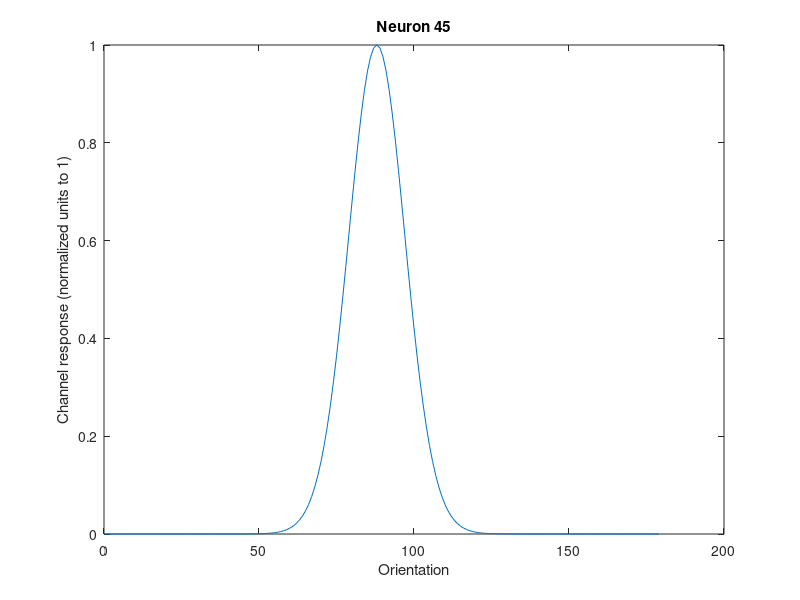
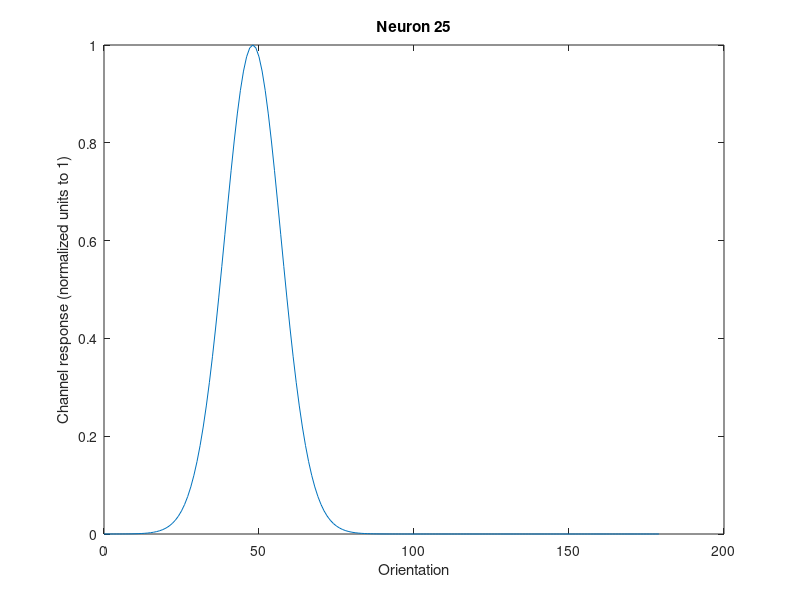
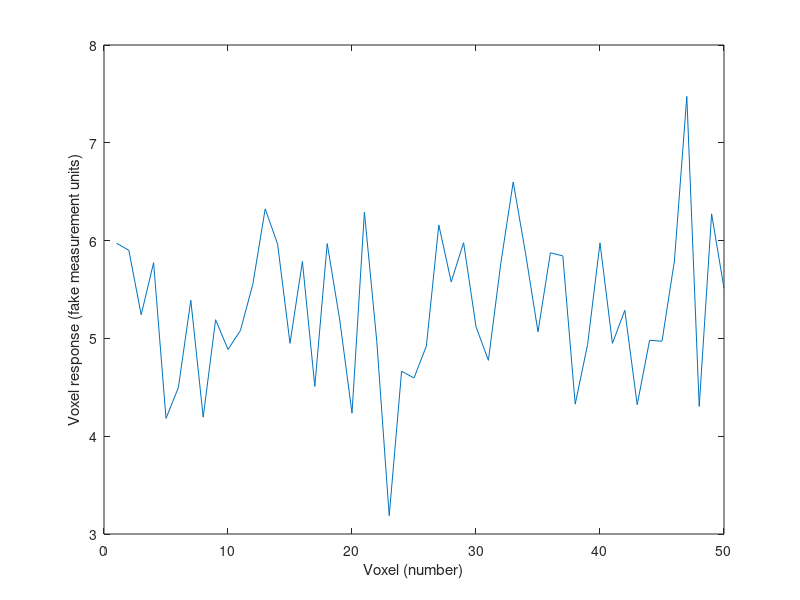
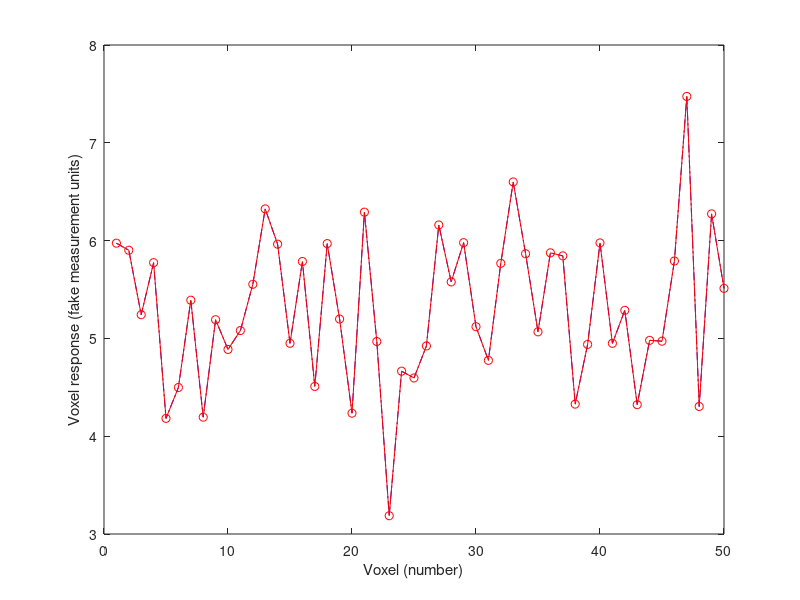

MATLAB code to generate these figures, in order:
% Channel Response Matrix (n stimuli (row) x k channels (col)) * 
% Weight Matrix (k Channels x v Voxels)  
% BOLD response (n stimuli x v Voxels)

% n stimuli length = 8; k channels length = 6; v voxels = 40
%B = C * W;



nStim = 8; kChan = 6; vVox = 40;

C = [];

for i = 1:nStim
    C = [C;randperm(8,kChan)];
end

W = [randperm(50,40);randperm(50,40);randperm(50,40);randperm(50,40);randperm(50,40);randperm(50,40)];

% TRY CHECKING IF YOU NEED TO ROUND...
B = C * W;


W_est =  C\B;
W == W_est
W_est = round(W_est);
W == W_est %? Yes its equal

W_est_2 =  pinv(C) * B; W_est_2 = round(W_est_2);
W == W_est_2; %? Yes it is equal

W_est_3 =  inv(C.'*C)*C.' * B; W_est_3 = round(W_est_3);
W == W_est_3; %? Yes it is equal


% % % % % % % % % % % % % % % % Introduction % % % % % % % % % % % % % % %
% Encoding models can be a powerful way to analyze data because they can
% reduce a high-dimensional stimulus space to a lower dimensional 
% representation based on knowledge of how neural system encode stimuli 
% and thus have more power to extract relevant information from cortical 
% measurements. A channel encoding model, first introduced by 
% Brouwer & Heeger, 2009 for the representation of color has been widely
% used to understand cortical representations of continuous stimulus 
% variables like orientation, direction of motion and space. This tutorial
% will teach you how to simulate data for oriented stimuli that conform 
% to the assumptions of the model, fit and invert the model.
% 
% The basic idea is that each measurement unit (typically a voxel) 
% is modeled to be the linear sum of underlying populations of neurons 
% tuned for different orientations. So, for example if you present some
% orientation and get responses higher (red) or lower (blue) than the mean 
% response, you would assume that higher responses are due to a stronger 
% weighting of neural populations tuned for that orientation, and weaker 
% responses due to stronger weighting of neural populations tuned for 
% other orientations.
% 
% In matrix algebra, what one does is make a channel response matrix
% which contains the channel responses for each of the stimuli in an
% experiment (one row per trial). This gets multiplied by an (unknown) 
% weight matrix that best fits the measured BOLD responses (one row for
% each stimulus). Note that typically you need to get a single amplitude
% for each voxel per trial. This can be done simply by taking a single 
% time point at the peak of response, averaging over some time window or 
% fitting a hemodynamic response function and computing the magnitude of 
% that. For this tutorial, we will assume that you have a single scalar 
% response for each voxel for each trial already computed. 

% In the forward encoding, one solves for the weight matrix typically by
% doing a least-squares regression. In inverse encoding, one uses this 
% estimated weight matrix to invert the equation and solve for the channel 
% responses.

%% Make simulated data
% First let's simulate some data. Later you will see this done on real data,
% but it's *always* a good idea to run your analyses on simulations where
% you know the ground truth to test how your model behaves. So, let's start
% with some basic assumptions about how the model works. The model assumes 
% that each voxel (or EEG electrode or whatever measurement you are making)
% is a linear sum of individual channels that are tuned for some stimulus 
% feature. We will do this here with orientation as the feature, but this 
% can and has been done with other features (direction of motion, space or 
% really anything in which you can define a tuning function that is 
% reasonable given what you know about the neural representation).

% Start, by making a matrix called neuralResponse in which you have 90 
% neurons (one per row of the matrix) and in each column it's ideal 
% response to one of 180 orientations. Let's assume that the neurons 
% are tuned according to a Von Mises function which is often used as 
% a circular equivalent to a Gaussian. Each neuron will be tuned to a
% different orientation. Why 90 neurons? Just so that we can keep the 
% matrix dimensions clear. Half the battle with linear algebra is getting 
% your matrix dimensions right after all.

% some variables

iNeuron = 1;
orientations = 0:179;
% Notice that there is a parameter called k which is the concentration
% parameter. The larger the number, the narrower the function. 
% A value of around 10 should give something reasonable. Also, 
% don't worry about the denominator part with the Bessel function - 
% that's just a way to normalize the function to have area 1 for a 
% probability distribution, we can just ignore that and normalize to a 
% max height of 1 instead
k = 10;
% loop over each neuron tuning function
for orientPreference = 0:2:179  
  % compute the neural response as a Von Mises function
  % Note the 2 here which makes it so that our 0 - 180 orientation
  % space gets mapped to all 360 degrees
  neuralResponse(iNeuron,:) = exp(k*cos(2*pi*(orientations-orientPreference)/180));
  % normalize to a height of 1
  neuralResponse(iNeuron,:) = neuralResponse(iNeuron,:) / max(neuralResponse(iNeuron,:));
  % update counter
  iNeuron = iNeuron + 1;
end
 
% plot the response of neuron 45
figure;
plot(orientations,neuralResponse(45,:));
xlabel('Orientation');
ylabel('Channel response (normalized units to 1)');
title('Neuron 45')

% plot the response of neuron 25
figure;
plot(orientations,neuralResponse(25,:));
xlabel('Orientation');
ylabel('Channel response (normalized units to 1)');
title('Neuron 25')

% Ok. Now we want to simulate v voxels (say 50) response as random 
% combinations of the neural tuning functions. The basic idea is that 
% each voxel contains some random sub-populations of neurons tuned for 
% different orientations and the total response is just a linear 
% combination of these. So, let's make a random matrix that are the 
% weights of each of these neurons onto each voxel. This should be a 
% matrix called neuronToVoxelWeights that is nNeurons x nVoxels in 
% size where each column contains ranodom weights for each voxel.
  
% make a random weighting of neurons on to each voxel
nNeurons = size(neuralResponse,1);
nVoxels = 50;
neuronToVoxelWeights = rand(nNeurons,nVoxels);

% Now, let's simulate an experiment in which we have nStimuli of 
% different orientations. To keep things simple, we will have 
% nStimuli=8 stimuli that are evenly spaced across orientations 
% starting at 0. And we will have nRepeats (say 20) of each stimuli. 
% In a real experiment, we would randomize the order of the stimuli 
% so as to avoid adaptation and other non-stationary effects, but 
% here we can just have them in a sequential order. We can start by 
% making an array stimuli of length nStimuli x nRepeats with the 
% stimulus values.
 
% make stimulus array
nStimuli = 8;
% evenly space stimuli
stimuli = 0:180/(nStimuli):179;
% number of repeats
nRepeats = 20;
stimuli = repmat(stimuli,1,nRepeats);

% A few simple things here - let's round all the stimulus values 
% to the nearest integer degree (just for ease of calculation) 
% and add one (because Matlab indexes starting with one and not zero)
% and make this into a column array

% round and make a column array
stimuli = round(stimuli(:))+1;

% ok, now we can compute the response to each stimulus. So we should
% make a voxelResponse matrix (dimensions nTrials = nStimuli x nRepeats 
% by nVoxels).

% compute the voxelResponse
nTrials = nStimuli * nRepeats;
for iTrial = 1:nTrials
  % get the neural response to this stimulus, by indexing the correct column of the neuralResponse matrix
  thisNeuralResponse = neuralResponse(:,stimuli(iTrial));
  % multiply this by the neuronToVoxelWeights to get the voxel response on this trial. Note that you need
  % to get the matrix dimensions right, so transpose is needed on thisNeuralResponse
  voxelResponse(iTrial,:) = thisNeuralResponse' * neuronToVoxelWeights;
end
 
% plot the voxelResponse for the 7th trial
figure;
plot(voxelResponse(7,:));
xlabel('Voxel (number)');
ylabel('Voxel response (fake measurement units)');
 
% plot another trial voxel response
figure;
plot(voxelResponse(7,:),'b-.');
hold on
plot(voxelResponse(7+nStimuli,:),'r-o');
xlabel('Voxel (number)');
ylabel('Voxel response (fake measurement units)');

% Ok. Let's fix that by adding random gaussian noise to the voxelResponses
% (BTW - this is a a very simple noise model called IID - independent, 
% identically distributed gaussian noise - in reality, noise is going to 
% have some complex characteristics, for example, there might be more 
% correlation between neighboring voxels than voxels spatially distant - 
% or more correlation between voxels that receive similarly tuning - but 
% for this purpose, let's go with this simple nosie model). Just to keep 
% the scale understandable, let's normalize the voxel responses to have a 
% mean of 1 and then add gaussian noise with a fixed noiseStandardDeviation 
% of, say, 0.05.

% add noise to the voxel responses
noiseStandardDeviation = 0.05;
% normalize response 
voxelResponse = voxelResponse / mean(voxelResponse(:));
% add gaussian noise
voxelResponse = voxelResponse + noiseStandardDeviation*randn(size(voxelResponse));
 
% check the voxelResponses
figure;
stim1 = 7;
stim2 = 3;
subplot(1,3,1);
plot(voxelResponse(stim1,:),'b-.');
hold on
plot(voxelResponse(stim1+nStimuli,:),'r-o');
xlabel('Voxel (number)');
ylabel('Voxel response (fake measurement units)');
 
subplot(1,3,2);
plot(voxelResponse(stim1,:),voxelResponse(stim1+nStimuli,:),'k.');
xlabel('Response to first presentation');
ylabel('Response to second presentation');
axis square
 
subplot(1,3,3);
plot(voxelResponse(stim1,:),voxelResponse(stim2,:),'k.');
xlabel(sprintf('Response to stimulus: %i deg',stimuli(stim1)));
ylabel(sprintf('Response to stimulus: %i',stimuli(stim2)));
axis square

% Okey, dokey. We now have a simulated voxelResponse that we can test 
% our model with. Remember, that everything that we did in the simulation 
% is an assumption: Von Mises tuned neurons, random linear weighting, 
% IID noise and SNR (signal-to-noise ratio as in the magnitude of the 
% orientation tuned response compared to the noise). Each of these may 
% or may not be valid for real data and should ideally be tested (or at 
% least thought about deeply!). The beauty of a simulation is that we 
% can change these assumptions and see how they affect the analysis -
% something that is really, really important to do as you learn about 
% new analysis techniques. If the assumptions are incorrect, the analysis 
% can fall apart in ways that are often unexpected and you may infer 
% incorrect conclusions, so play around with these simulations first to 
% understand what is going on!
 
%%%%%%%%%%%%%%%%%%%%%%%%%%%%%
%% Make encoding model
%%%%%%%%%%%%%%%%%%%%%%%%%%%%%

% Ok, let's build the encoding model. In this case we are going to assume 
% that there are nChannels = 8, that are tuned as exponentiated and 
% rectified sinusoids to different orientations. Note that this is 
% different from the assumptions above of Von Mises tuned neurons. 
% Will get back to that later! Let's build a matrix called channelBasis 
% which is 180 x nChannels that contains the ideal channel responses 
% (also called channel basis functions) to each of 180 orientations. 
% We will use gaussian functions raised to the exponent 7.

% make channel basis functions
nChannels = 8;
exponent = 7;
orientations = 0:179;
prefOrientation = 0:180/nChannels:179;

% loop over each channel
for iChannel = 1:nChannels
  % get sinusoid. Note the 2 here which makes it so that our 0 - 180 orientation
  % space gets mapped to all 360 degrees
  thisChannelBasis =  cos(2*pi*(orientations-prefOrientation(iChannel))/180);
  % rectify
  thisChannelBasis(thisChannelBasis<0) = 0;
  % raise to exponent
  thisChannelBasis = thisChannelBasis.^exponent;
  % keep in matrix
  channelBasis(:,iChannel) = thisChannelBasis;
end
 
% plot channel basis functions
figure;
plot(orientations,channelBasis);
xlabel('Preferred orientation (deg)');
ylabel('Ideal channel response (normalized to 1)');
 
% Great. Now, let's compute responses of these idealized channel 
% basis functions to each one of th nTrials in the array stimuli. 
% We will compute a nTrial x nChannel matrix called channelResponse

% compute the channelResponse for each trial
for iTrial = 1:nTrials
  channelResponse(iTrial,:) = channelBasis(stimuli(iTrial),:);
end
 
% Easy, right? Now let's fit this model to the simulated data. 
% Remember that the model that we have is: channelResponses 
% (nTrials x nChannels) x estimatedWeights (nChannels x nVoxels) = voxelResponses (nTrials x nVoxels) 
% You can solve this by doing your favorite least-squares estimation 
% procedure (or if you want to be fancy, you could do some robust 
% regression technique). We'll just do the basic here.

% compute estimated weights
estimatedWeights =  pinv(channelResponse) * voxelResponse;

% Whenever you fit a model, it's always important to compute a measure
% of model fit - how well does the model actually fit the data. r2, 
% amount of variance accounted for, is a good measure for this sort of 
% data. So, compute that by seeing what the model predicts for the data 
% (that's easy, that's just channelResponse x estimatedWeights and remove
% that from the data. Then compute 1 minus the residual variance / variance.

% compute model prediction
modelPrediction = channelResponse * estimatedWeights;
% compute residual
residualResponse = voxelResponse-modelPrediction;
% compute r2
r2 = 1-var(residualResponse(:))/var(voxelResponse(:))
 
 
%%%%%%%%%%%%%%%%%%%%%%%%%%%%%
%% Inverted encoding model
%%%%%%%%%%%%%%%%%%%%%%%%%%%%%

% Ok. Now, let's invert the model to see what it predicts for channel 
% responses. But, first we gotta talk about cross-validation. Always, 
% always cross-validate. There, we are done talking about it. Here, let's 
% do a simple version where we split the data into two (split-half 
% cross-validation). Make two matrices from your voxelData where 
% trainVoxelResponse is the first half trials and testVoxelResponse is 
% the second half. Then compute estimatedWeights on the trainVoxelResponse.

% split half into train and test
firstHalf = 1:round(nTrials/2);
secondHalf = round(nTrials/2)+1:nTrials;
trainVoxelResponse = voxelResponse(firstHalf,:);
testVoxelResponse = voxelResponse(secondHalf:end,:);
% compute weights on train data
estimatedWeights = pinv(channelResponse(firstHalf,:))*trainVoxelResponse;

% Now on the second half of the data, compute the estimatedChannelResponse
% (look at above equations for channelResponses and use least-squares 
% estimation

% compute channel response from textVoxelResponses
estimatedChannelResponse = testVoxelResponse * pinv(estimatedWeights);

% Plot the mean estimatedChannelResponse for each stimulus type:
figure;colors = hsv(nStimuli);
for iStimuli = 1:nStimuli
  plot(prefOrientation,mean(estimatedChannelResponse(iStimuli:nStimuli:end,:),1),'-','Color',colors(iStimuli,:));
  hold on
end
xlabel('Channel orientation preference (deg)');
ylabel('Estimated channel response (percentile of max)');
title(sprintf('r2 = %0.4f',r2));
 
% Maybe, a little too pretty. Try the whole simulation again, but this 
% time add more noise (try, say an order of magnitude larger noise standard 
% deviation - 0.5) and see what happens to the estimated channel response 
% profiles. Make sure to keep the original low noise voxelResponses by 
% naming the new voxelResponses something different like voxelResponseNoisy

% Compute voxel response without noise
nTrials = nStimuli * nRepeats;
for iTrial = 1:nTrials
  % get the neural response to this stimulus, by indexing the correct column of the neuralResponse matrix
  thisNeuralResponse = neuralResponse(:,stimuli(iTrial));
  % multiply this by the neuronToVoxelWeights to get the voxel response on this trial. Note that you need
  % to get the matrix dimensions right, so transpose is needed on thisNeuralResponse
  voxelResponseNoisy(iTrial,:) = thisNeuralResponse' * neuronToVoxelWeights;
end
 
% add noise
noiseStandardDeviation = 0.5;
% normalize response 
voxelResponseNoisy = voxelResponseNoisy / mean(voxelResponseNoisy(:));
% add gaussian noise
voxelResponseNoisy = voxelResponseNoisy + noiseStandardDeviation*randn(size(voxelResponseNoisy));
 
% split into train and tes
trainVoxelResponseNoisy = voxelResponseNoisy(firstHalf,:);
testVoxelResponseNoisy = voxelResponseNoisy(secondHalf:end,:);
 
% compute weights on train data
estimatedWeights = pinv(channelResponse(firstHalf,:))*trainVoxelResponseNoisy;
 
% compute model prediction on test data
modelPrediction = channelResponse(secondHalf,:) * estimatedWeights;

% compute residual
residualResponse = testVoxelResponseNoisy-modelPrediction;
% compute r2
r2 = 1-var(residualResponse(:))/var(testVoxelResponseNoisy(:))
 
% invert model and compute channel response
estimatedChannelResponse = testVoxelResponseNoisy * pinv(estimatedWeights);
 
% plot estimated channel profiles
figure;colors = hsv(nStimuli);
for iStimuli = 1:nStimuli
  plot(prefOrientation,mean(estimatedChannelResponse(iStimuli:nStimuli:end,:),1),'-','Color',colors(iStimuli,:));
  hold on
end
xlabel('Channel orientation preference (deg)');
ylabel('Estimated channel response (percentile of max)');
title(sprintf('r2 = %0.4f',r2));
 
%%%%%%%%%%%%%%%%%%%%%%%%%%%%%
% stimulus likelihood function
%%%%%%%%%%%%%%%%%%%%%%%%%%%%%
% split half into train and test
firstHalf = 1:round(nTrials/2);
secondHalf = round(nTrials/2)+1:nTrials;
trainVoxelResponse = voxelResponse(firstHalf,:);
testVoxelResponse = voxelResponse(secondHalf:end,:);
 
% compute weights on train data
estimatedWeights = pinv(channelResponse(firstHalf,:))*trainVoxelResponse;
 
% compute model prediction on test data
modelPrediction = channelResponse(secondHalf,:) * estimatedWeights;
% compute residual
residualResponse = testVoxelResponseNoisy-modelPrediction;
% compute residual variance, note that this is a scalar
residualVariance = var(residualResponse(:));
 
% make this into a covariance matrix in which the diagonal contains the variance for each voxel
% and off diagonals (in this case all 0) contain covariance between voxels
modelCovar = eye(nVoxels)*residualVariance;
 
% cycle over each trial
nTestTrials = size(testVoxelResponse,1);
for iTrial = 1:nTestTrials
  % now cycle over all possible orientation
  for iOrientation = 1:179
    % compute the mean voxel response predicted by the channel encoding model
    predictedResponse = channelBasis(iOrientation,:)*estimatedWeights;
    % now use that mean response and the model covariance to estimate the probability
    % of seeing this orientation given the response on this trial
    likelihood(iTrial,iOrientation) = mvnpdf(testVoxelResponse(iTrial,:),predictedResponse,modelCovar);
  end
end
 
figure
for iStimuli = 1:nStimuli
  plot(1:179,mean(likelihood(iStimuli:nStimuli:end,:),1),'-','Color',colors(iStimuli,:));
  hold on
end
xlabel('stimulus orientation (deg)');
ylabel('probability given trial response');
 
%%%%%%%%%%%%%%%%%%%%%%%%%%%%%
% Inverted Encoding model with different channel basis functions
%%%%%%%%%%%%%%%%%%%%%%%%%%%%%
% reweight the channels
channelReweighting = [0 0.8 0.4 0 0 0 0.4 0.8]';
% make into a full matrix xform to transform the original channels
for iChannel = 1:nChannels
  xform(iChannel,:) = circshift(channelReweighting,iChannel-1);
end
% and get new bimodal channels
bimodalChannelBasis = channelBasis * xform;
 
% display a figure with one of the channels
figure
plot(orientations,bimodalChannelBasis(:,5));
xlabel('orientation (deg)');
ylabel('Channel response (normalized to 1)');
 
% compute the channelResponse for each trial
for iTrial = 1:nTrials
  channelResponse(iTrial,:) = bimodalChannelBasis(stimuli(iTrial),:);
end
 
% compute estimated weights
estimatedWeights =  pinv(channelResponse) * voxelResponse;
 
% compute model prediction
modelPrediction = channelResponse * estimatedWeights;
% compute residual
residualResponse = voxelResponse-modelPrediction;
% compute r2
r2 = 1-var(residualResponse(:))/var(voxelResponse(:))
 
% compute estimated channel response profiles
estimatedChannelResponse = testVoxelResponse * pinv(estimatedWeights);
 
% and plot one of the channels averaged across all trials
figure;
plot(prefOrientation,mean(estimatedChannelResponse(5:nStimuli:end,:),1));
xlabel('Channel preferred orientation (deg)');
ylabel('Estimated channel response (percentile of full)');
title(sprintf('r2 = %0.4f',r2));
 
% compute weights on train data
estimatedWeights = pinv(channelResponse(firstHalf,:))*trainVoxelResponse;
 
% compute model prediction on test data
modelPrediction = channelResponse(secondHalf,:) * estimatedWeights;
% compute residual
residualResponse = testVoxelResponseNoisy-modelPrediction;
% compute residual variance, note that this is a scalar
residualVariance = var(residualResponse(:));
 
% make this into a covariance matrix in which the diagonal contains the variance for each voxel
% and off diagonals (in this case all 0) contain covariance between voxels
modelCovar = eye(nVoxels)*residualVariance;
 
% cycle over each trial
nTestTrials = size(testVoxelResponse,1);
for iTrial = 1:nTestTrials
  % now cycle over all possible orientation
  for iOrientation = 1:179
    % compute the mean voxel response predicted by the channel encoding model
    predictedResponse = bimodalChannelBasis(iOrientation,:)*estimatedWeights;
    % now use that mean response and the model covariance to estimate the probability
    % of seeing this orientation given the response on this trial
    likelihood(iTrial,iOrientation) = mvnpdf(testVoxelResponse(iTrial,:),predictedResponse,modelCovar);
  end
end
 
% now plot the likelihood function averaged over repeats
figure
for iStimuli = 1:nStimuli
  plot(1:179,mean(likelihood(iStimuli:nStimuli:end,:),1));
  hold on
end
xlabel('stimulus orientation (deg)');
ylabel('probability given trial response');


